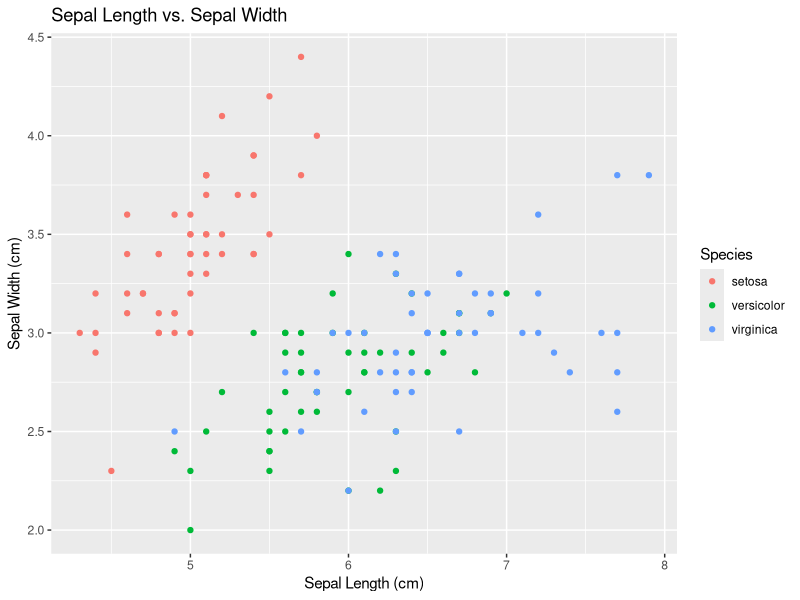

Recreate this plot in R.
## ---- chunk 1
# Load necessary libraries
library(datasets)
library(dplyr)

# Load the iris dataset
df <- as_tibble(iris)

# Display the first 5 rows
head(df, 5)
## ---- chunk 2
library(ggplot2)

# Scatter plot of Sepal Length vs. Sepal Width
ggplot(df, aes(x = Sepal.Length, y = Sepal.Width, color = Species)) +
  geom_point() +
  labs(
    title = "Sepal Length vs. Sepal Width",
    x = "Sepal Length (cm)",
    y = "Sepal Width (cm)"
  )
## ---- chunk 3
library(caret)
library(nnet)

set.seed(42)
# Split into train/test
train_index <- createDataPartition(df$Species, p = 0.8, list = FALSE)
train <- df[train_index, ]
test  <- df[-train_index, ]

# Train a multinomial logistic regression model
model <- multinom(Species ~ ., data = train)

# Predict and evaluate
pred <- predict(model, test)
conf_mat <- confusionMatrix(pred, test$Species)

# Show results
print(conf_mat)
